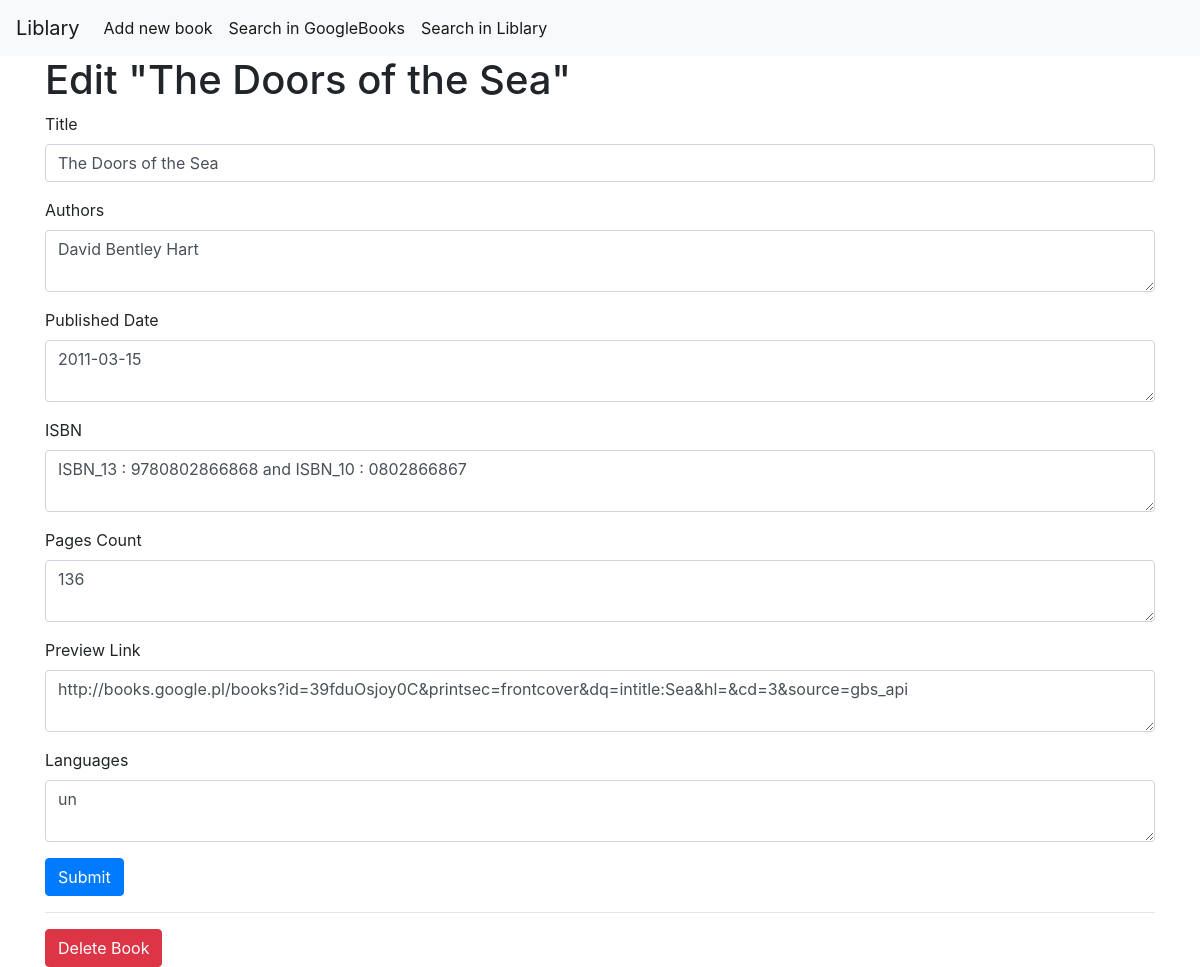
The page /3/edit on the database its author committed.
### tables this page shows
CREATE TABLE Libraries (
    id INTEGER PRIMARY KEY,
    title TEXT NOT NULL,
    authors TEXT NOT NULL,
    publishedDate TEXT NOT NULL,
    ISBN TEXT NOT NULL,
    pagesCount TEXT NOT NULL,
    previewLink TEXT NOT NULL,
    languages TEXT NOT NULL
);

### app.py (the view, shortened to what this page needs)
@app.route('/<int:id>/edit', methods=('GET', 'POST'))
def edit(id):
    book = get_book(id)
    return render_template('edit.html', book=book)

### db/db_commands.py (called while the page is built)
def get_db_connection():
    conn = sqlite3.connect('db/database.db')
    conn.row_factory = sqlite3.Row
    return conn

def get_book(book_id):
    conn = get_db_connection()
    book = conn.execute('SELECT * FROM Libraries WHERE id = ?',
                        (book_id,)).fetchone()
    conn.close()
    if book is None:
        abort(404)
    return book

### templates/edit.html (shortened to what this page needs)
{% extends 'base.html' %}
{% block content %}
<h1>{% block title %} Edit "{{ book['title'] }}" {% endblock %}</h1>
<form method="post">
    <div class="form-group">
        <label for="title">Title</label>
        <input type="text" name="title"
               placeholder="Book Title"
               class="form-control"
               value="{{ request.form['title'] or book['title'] }}">
    </div>
    <div class="form-group">
        <label for="authors">Authors</label>
        <textarea name="authors" placeholder="Book Authors"
                  class="form-control">{{ request.form['authors'] or book['authors'] }}</textarea>
    </div>
    <div class="form-group">
        <label for="publishedDate">Published Date</label>
        <textarea name="publishedDate" placeholder="Book Published Date"
                  class="form-control">{{ request.form['publishedDate'] or book['publishedDate'] }}</textarea>
    </div>
    <div class="form-group">
        <label for="ISBN">ISBN</label>
        <textarea name="ISBN" placeholder="Book ISBN"
                  class="form-control">{{ request.form['ISBN'] or book['ISBN'] }}</textarea>
    </div>
    <div class="form-group">
        <label for="pagesCount">Pages Count</label>
        <textarea name="pagesCount" placeholder="Book Pages Count"
                  class="form-control">{{ request.form['pagesCount'] or book['pagesCount'] }}</textarea>
    </div>
    <div class="form-group">
        <label for="previewLink">Preview Link</label>
        <textarea name="previewLink" placeholder="Book Preview Link"
                  class="form-control">{{ request.form['previewLink'] or book['previewLink'] }}</textarea>
    </div>
    <div class="form-group">
        <label for="languages">Languages</label>
        <textarea name="languages" placeholder="Book languages"
                  class="form-control">{{ request.form['languages'] or book['languages'] }}</textarea>
    </div>
    <div class="form-group">
        <button type="submit" class="btn btn-primary">Submit</button>
    </div>
</form>
<hr>
<form action="{{ url_for('delete', id=book['id']) }}" method="POST">
    <input type="submit" value="Delete Book"
            class="btn btn-danger"
            onclick="return confirm('Are you sure you want to delete this post?')">
</form>
{% endblock %}

### rows shown on the page
Libraries: title "The Doors of the Sea", authors "David Bentley Hart", publishedDate "2011-03-15", ISBN "ISBN_13 : 9780802866868 and ISBN_10 : 0802866867", pagesCount "136", previewLink "http://books.google.pl/books?id=39fduOsjoy0C&printsec=frontcover&dq=intitle:Sea&hl=&cd=3&source=gbs_api", languages "un"
